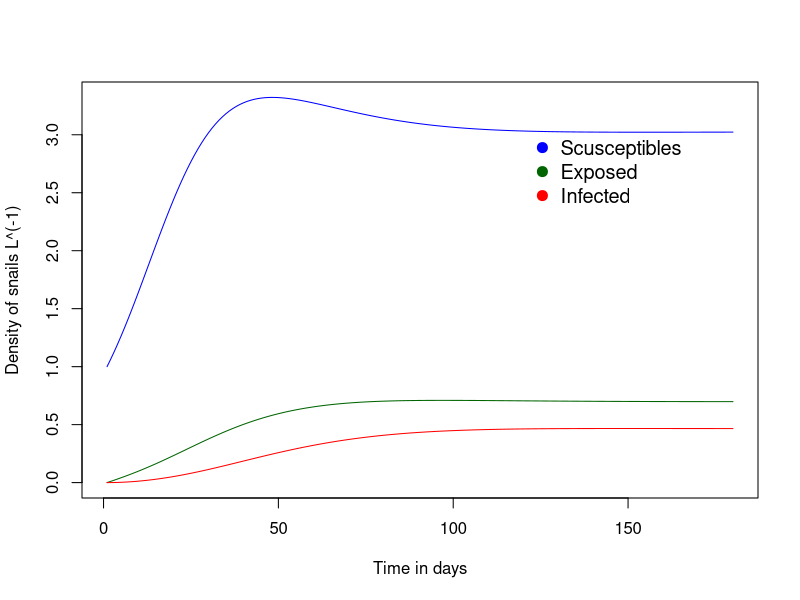
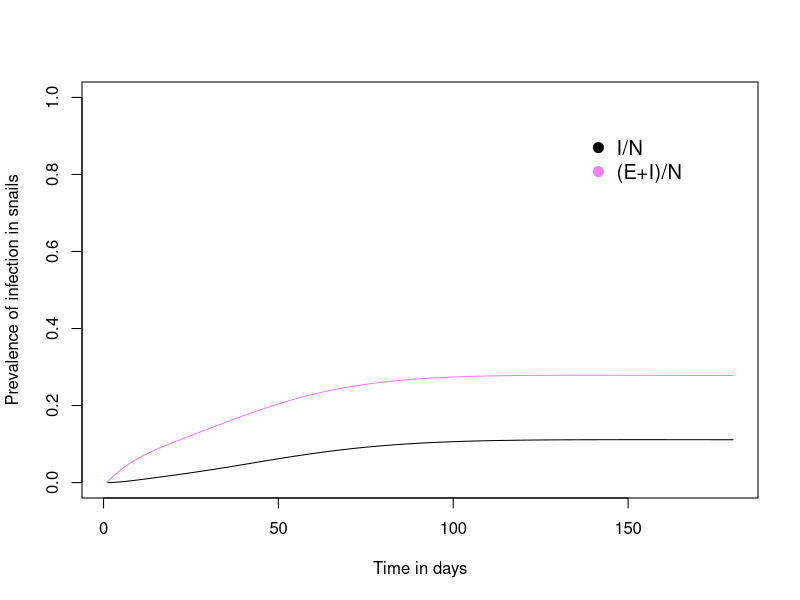

Recreate these plots in R, in order.
#############################
#Author: Veronica Malizia
#Date: 10/03/2022
#R version: 3.6.1

#Snails are infecte with a FOIs: human-to-snail
#This modules implements the SEI model for freshwater snail population
#The model provides as outcome the FOIh: snail-to-human

#Daily timesteps for snail population dynamics
#############################
rm(list = ls())

library(deSolve)
SEI <- function(t, x, parms) {    
    with(as.list(c(parms, x)), {
        N <- S+E+I #is better to work with densities?
        #Logistic growth
        #For population growing with limited amount of resources
        beta <- beta0*(1-N/k) #Infected snails do not reproduce
        dS <- beta*(S+E) - (v+FOIs)*S #susceptible
        dE <- FOIs*S - (v+tau)*E #Exposed: snails are invaded, but larvae are not patent yet. Thus, snails do not shed cercariae
        dI <- tau*E - (v+v2)*I  #Infected: larvae in the snail are mature and snails shed cercariae
        res <- c(dS, dE, dI)
        list(res)
    })
}


## Parameters
ENV = 500 #L, total volume of water
max.reproduction.rate = 0.1 #d^-1 from Civitello DJ, 2022 #monthly is ~ 1 egg/day 
carrying.capacity = 5 #Civitello, L^-1 per m3 #arbitrary. To be estimated.
lifespan = 100 #days, Civitello #Another source: 15-18 months in natural conditions (sure??)
mortality.rate = 1/lifespan 
#lifespan.reduction=0.8 #arbitrary. Still not enough evidence found.
mortality.rate.infection = 0.04 #d^-1 from Civitello #1/((1-lifespan.reduction)*lifespan)
mu = 30 #1 month: lifespan of larvae within the snail, before shedding cercariae
infection.rate = 1/mu 
c = 2 #contact rate for snails. This should also be a calibrating parameter. 
#For now we assume that snails get in contact with all free-living miracidiae. I think it cannot be >1
chi = 0.5 #probability of a successful invasion for a single miracidia getting in contact with the host
# It is for now computed from a Poisson as P(x=1)=0.8*exp(-0.8) using the infection rate from Anderson & May (1991).
# However, I would consider it arbitrary too and then to be estimated. (Or look for data)
miracidiae = 1 #if we work with densities, we will need to define miracidiae with 1/L
inf.contact.rate = c*chi
FOIs= 0.01 #c*chi*miracidiae
parms  <- c(beta0 = max.reproduction.rate, k = carrying.capacity, v = mortality.rate,
            FOIs = FOIs, v2 = mortality.rate.infection, tau = infection.rate)

## vector of timesteps
#I have to stick to monthly timestep as in the main module.
nmonths=36 #3 years
ndays=180
times <- seq(0, nmonths, length = 30*nmonths)
times <- 1:ndays

## initial conditions
#M0 = 100
pop.size=1
E0=0
I0=0
S0=pop.size - sum(E0, I0)
#If densities: S0=1

## Start values for steady state
xstart <- c(S = S0, E = E0, I = I0)

## Solving
out <-  lsoda(xstart, times, SEI, parms) #tra gli argomenti ha la mia funzione che definisce il sistema differenziale

## Translate the output into a data.frame
out2 <- as.data.frame(out)

## Plotting
yname <- paste("Density of snails", expression(L^(-1)), sep=" ")
plot(out2$time, out2$S, col='blue', ylim=c(0, max(out[,-1])), type='l', xlab = "Time in days",
     ylab = yname) #Susceptibles
lines(out2$time, out2$E, col='dark green') #Exposed (infected but not shedding larvae)
lines(out2$time, out2$I, col='red') #Infected (larvae are mature and snails excrete cercariae)
#str(out2)
legend("topright", 
       legend = c("Scusceptibles", "Exposed", "Infected"), 
       col = c("blue", "dark green", "red"), 
       pch = 20, 
       bty = "n", 
       pt.cex = 2, 
       cex = 1.2, 
       text.col = "black", 
       horiz = F , 
       inset = c(0.1, 0.1))

out2$N = out2$S+out2$E+out2$I
plot(out2$time, out2$I/out2$N, ylim=c(0, 1), type='l', 
     xlab = "Time in days", ylab = "Prevalence of infection in snails") 
lines(out2$time, (out2$I+out2$E)/out2$N, ylim=c(0, 1), type='l', col='violet',
     xlab = "Time in days", ylab = "Prevalence of infection in snails")
legend("topright", 
       legend = c("I/N", "(E+I)/N"), 
       col = c("black", "violet"), 
       pch = 20, 
       bty = "n", 
       pt.cex = 2, 
       cex = 1.2, 
       text.col = "black", 
       horiz = F , 
       inset = c(0.1, 0.1))
